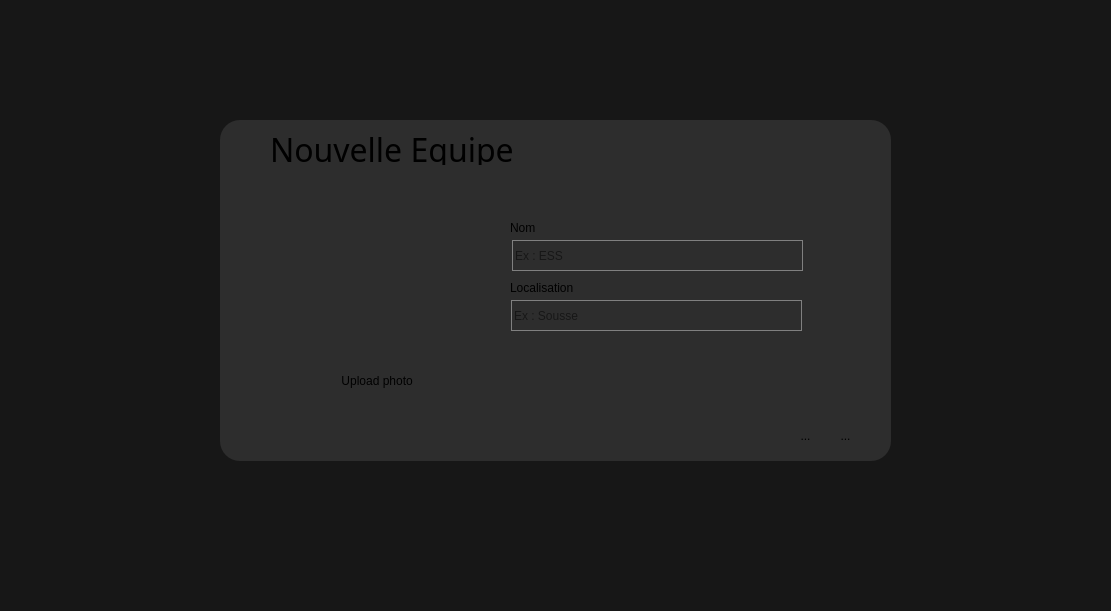
   <widget class="QWidget" name="AjoutEquipe" native="true">
    <property name="geometry">
     <rect>
      <x>0</x>
      <y>700</y>
      <width>1111</width>
      <height>611</height>
     </rect>
    </property>
    <property name="styleSheet">
     <string notr="true">background-color:rgba(0,0,0,0.7)</string>
    </property>
    <widget class="QWidget" name="ajouterEquipe" native="true">
     <property name="geometry">
      <rect>
       <x>220</x>
       <y>120</y>
       <width>671</width>
       <height>341</height>
      </rect>
     </property>
     <property name="styleSheet">
      <string notr="true">background-color : #2d2d2d;
border-radius:20px
</string>
     </property>
     <widget class="QLabel" name="labelNouvEquipe">
      <property name="geometry">
       <rect>
        <x>50</x>
        <y>14</y>
        <width>341</width>
        <height>31</height>
       </rect>
      </property>
      <property name="font">
       <font>
        <family>Calibri Light</family>
        <pointsize>24</pointsize>
       </font>
      </property>
      <property name="text">
       <string>Nouvelle Equipe</string>
      </property>
     </widget>
     <widget class="QLabel" name="label_173">
      <property name="geometry">
       <rect>
        <x>13</x>
        <y>16</y>
        <width>31</width>
        <height>31</height>
       </rect>
      </property>
      <property name="text">
       <string/>
      </property>
      <property name="pixmap">
       <pixmap>add.png</pixmap>
      </property>
      <property name="scaledContents">
       <bool>true</bool>
      </property>
     </widget>
     <widget class="QLabel" name="label_174">
      <property name="geometry">
       <rect>
        <x>290</x>
        <y>100</y>
        <width>31</width>
        <height>16</height>
       </rect>
      </property>
      <property name="text">
       <string>Nom</string>
      </property>
     </widget>
     <widget class="QLineEdit" name="ajouNomEquipe">
      <property name="geometry">
       <rect>
        <x>292</x>
        <y>120</y>
        <width>291</width>
        <height>31</height>
       </rect>
      </property>
      <property name="styleSheet">
       <string notr="true">border:1px solid gray</string>
      </property>
      <property name="placeholderText">
       <string>Ex : ESS</string>
      </property>
     </widget>
     <widget class="QLabel" name="ajoutPhotoEquipe">
      <property name="geometry">
       <rect>
        <x>90</x>
        <y>80</y>
        <width>151</width>
        <height>161</height>
       </rect>
      </property>
      <property name="text">
       <string/>
      </property>
      <property name="pixmap">
       <pixmap>user.png</pixmap>
      </property>
      <property name="scaledContents">
       <bool>true</bool>
      </property>
     </widget>
     <widget class="QToolButton" name="btnUplodEquipe">
      <property name="geometry">
       <rect>
        <x>100</x>
        <y>250</y>
        <width>111</width>
        <height>21</height>
       </rect>
      </property>
      <property name="cursor">
       <cursorShape>PointingHandCursor</cursorShape>
      </property>
      <property name="text">
       <string> Upload photo</string>
      </property>
      <property name="icon">
       <iconset>
        <normaloff>upload.png</normaloff>upload.png</iconset>
      </property>
      <property name="toolButtonStyle">
       <enum>Qt::ToolButtonTextBesideIcon</enum>
      </property>
     </widget>
     <widget class="QToolButton" name="btnAnnuleEquip">
      <property name="geometry">
       <rect>
        <x>610</x>
        <y>300</y>
        <width>31</width>
        <height>31</height>
       </rect>
      </property>
      <property name="cursor">
       <cursorShape>PointingHandCursor</cursorShape>
      </property>
      <property name="text">
       <string>...</string>
      </property>
      <property name="icon">
       <iconset>
        <normaloff>close.png</normaloff>close.png</iconset>
      </property>
      <property name="iconSize">
       <size>
        <width>30</width>
        <height>30</height>
       </size>
      </property>
     </widget>
     <widget class="QToolButton" name="btnEnregEquipe">
      <property name="geometry">
       <rect>
        <x>570</x>
        <y>300</y>
        <width>31</width>
        <height>31</height>
       </rect>
      </property>
      <property name="cursor">
       <cursorShape>PointingHandCursor</cursorShape>
      </property>
      <property name="text">
       <string>...</string>
      </property>
      <property name="icon">
       <iconset>
        <normaloff>a.png</normaloff>a.png</iconset>
      </property>
      <property name="iconSize">
       <size>
        <width>30</width>
        <height>30</height>
       </size>
      </property>
     </widget>
     <widget class="QLineEdit" name="ajouLocalEquipe">
      <property name="geometry">
       <rect>
        <x>291</x>
        <y>180</y>
        <width>291</width>
        <height>31</height>
       </rect>
      </property>
      <property name="styleSheet">
       <string notr="true">border:1px solid gray</string>
      </property>
      <property name="text">
       <string/>
      </property>
      <property name="placeholderText">
       <string>Ex : Sousse</string>
      </property>
     </widget>
     <widget class="QLabel" name="label_177">
      <property name="geometry">
       <rect>
        <x>290</x>
        <y>160</y>
        <width>71</width>
        <height>16</height>
       </rect>
      </property>
      <property name="text">
       <string>Localisation</string>
      </property>
     </widget>
     <zorder>labelNouvEquipe</zorder>
     <zorder>label_173</zorder>
     <zorder>label_174</zorder>
     <zorder>ajouNomEquipe</zorder>
     <zorder>ajoutPhotoEquipe</zorder>
     <zorder>btnUplodEquipe</zorder>
     <zorder>ajouLocalEquipe</zorder>
     <zorder>label_177</zorder>
     <zorder>btnEnregEquipe</zorder>
     <zorder>btnAnnuleEquip</zorder>
    </widget>
   </widget>
